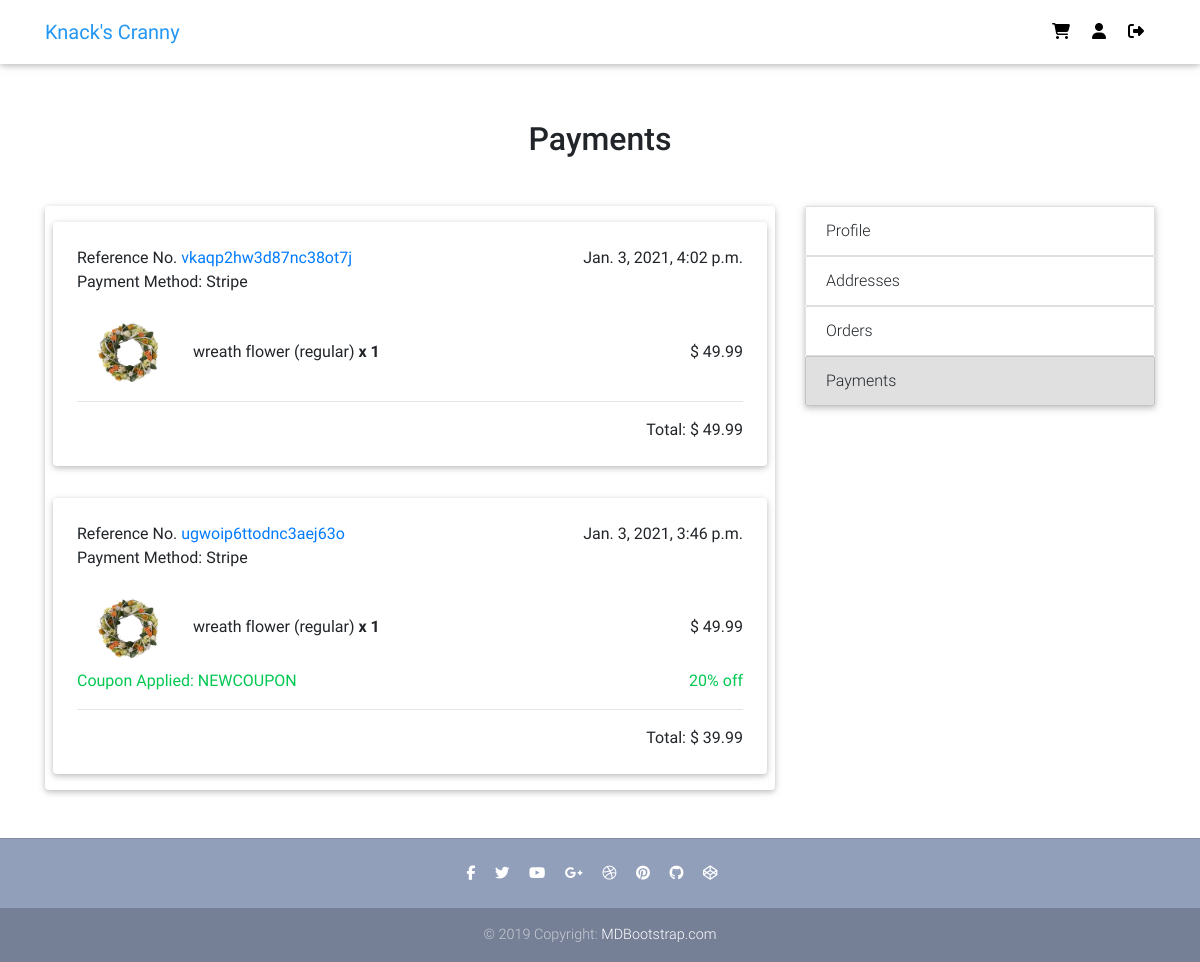
Page /payments/ (signed in) on the committed database.
### ecommerce/models.py (models this page shows, shortened)
class Order(models.Model):
    customer = models.ForeignKey(Customer, on_delete=models.SET_NULL, blank=True, null=True)
    reference_code = models.CharField(max_length=20, blank=True, null=True)
    shipping_address = models.ForeignKey(Address, related_name='shipping_address',
        on_delete=models.SET_NULL, blank=True, null=True)
    billing_address = models.ForeignKey(Address, related_name='billing_address',
        on_delete=models.SET_NULL, blank=True, null=True)
    payment = models.ForeignKey(Payment, on_delete=models.SET_NULL, blank=True, null=True)
    coupon = models.ForeignKey(Coupon, on_delete=models.SET_NULL, blank=True, null=True)
    date_added = models.DateTimeField(default=timezone.now)
    is_ordered = models.BooleanField(default=False)
    ordered_date = models.DateTimeField(blank=True, null=True)
    date_updated = models.DateTimeField(default=timezone.now)
    @property
    def get_ordered_cart_total(self):
        order_items = self.orderitem_set.all()
        total = sum([item.get_ordered_total for item in order_items])
        if self.coupon:
            if self.coupon.fixed_amount:
                total -= self.coupon.fixed_amount
            elif self.coupon.percent_value:
                total = round(total - (total * (self.coupon.percent_value / 100)),2)
        return total
    @property
    def get_cart_items(self):
        order_items = self.orderitem_set.all()
        total = sum([item.quantity for item in order_items])
        return total
    @property
    def get_discount(self):
        if self.coupon.fixed_amount:
            return '-$'+str(self.coupon.fixed_amount)
        elif self.coupon.percent_value:
            return str(round(self.coupon.percent_value,0))+'% off'

class OrderItem(models.Model):
    item = models.ForeignKey(Variation, on_delete=models.SET_NULL, blank=True, null=True)
    order = models.ForeignKey(Order, on_delete=models.SET_NULL, blank=True, null=True)
    ordered_item_price = models.DecimalField(max_digits=6, decimal_places=2, null=True, blank=True)
    quantity = models.IntegerField(default=0, blank=True, null=True)
    date_added = models.DateTimeField(default=timezone.now)
    @property
    def get_ordered_total(self):
        if self.ordered_item_price:
            total = self.ordered_item_price * self.quantity # 4.TODO remove the conditional if db is reloaded
        else:
            total = 0
        return total

### payment/models.py (models this page shows, shortened)
class Payment(models.Model):
    customer = models.ForeignKey(Customer, on_delete=models.SET_NULL, blank=True, null=True)
    charge_id = models.CharField(max_length=50)
    amount = models.DecimalField(max_digits=6, decimal_places=2)
    payment_method = models.CharField(max_length=1, choices=PAYMENT_METHOD)
    date_added = models.DateTimeField(default=timezone.now)

class Coupon(models.Model):
    code = models.CharField(max_length=20)
    fixed_amount = models.DecimalField(max_digits=4, decimal_places=2, blank=True, null=True)
    percent_value = models.DecimalField(max_digits=4, decimal_places=2, blank=True, null=True)
    quantity = models.IntegerField(blank=True, null=True)
    date_added = models.DateTimeField(default=timezone.now)
    date_updated = models.DateTimeField(default=timezone.now)
    date_expiration = models.DateTimeField(blank=True, null=True)
    def __str__(self):
        return self.code[:10]

### items/models.py (models this page shows, shortened)
class Variation(models.Model):
    item = models.ForeignKey(Item, on_delete=models.CASCADE)
    name = models.CharField(max_length=100, default='regular')
    alias = models.CharField(max_length=150, blank=True, unique=True)
    price = models.DecimalField(max_digits=6, decimal_places=2, null=True, blank=True)
    price_discount = models.DecimalField(max_digits=6, decimal_places=2, null=True, blank=True)
    description = models.TextField(null=True, blank=True)
    inventory = models.PositiveIntegerField(default=0, blank=True)
    item_label = models.CharField(max_length=2, choices=ITEM_LABELS)
    active = models.BooleanField(default=True)
    date_added = models.DateTimeField(default=timezone.now)
    date_updated = models.DateTimeField(default=timezone.now)

class VariationImage(models.Model):
    variation = models.ForeignKey(Variation, on_delete=models.CASCADE)
    name = models.CharField(max_length=100, default='default')
    alias = models.CharField(max_length=150, blank=True, unique=True)
    image = image = models.ImageField(default=f'default_variation.png',
        upload_to='item_variation_pics')
    date_added = models.DateTimeField(default=timezone.now)
    date_updated = models.DateTimeField(default=timezone.now)
    def image_tag(self):
        '''display the image in admin panel'''
        return mark_safe('<img src="/media/%s" width="150" />' % (self.image))
    image_tag.short_description = 'Image'

class Item(models.Model):
    category = models.ForeignKey(Category, on_delete=models.SET_NULL, null=True, blank=True)
    name = models.CharField(max_length=100, unique=True)
    description = models.TextField()
    price = models.DecimalField(max_digits=6, decimal_places=2)
    price_discount = models.DecimalField(max_digits=6, decimal_places=2, null=True, blank=True)
    item_label = models.CharField(max_length=2, choices=ITEM_LABELS, default='NA')
    date_added = models.DateTimeField(default=timezone.now)
    date_updated = models.DateTimeField(default=timezone.now)
    image = models.ImageField(default=f'default.png', upload_to='item_pics')
    def image_tag(self):
        '''display the image in admin panel'''
        return mark_safe('<img src="/media/%s" width="100" />' % (self.image))
    image_tag.short_description = 'Image'

### users/views.py (the view)
# urls.py: path('payments/', views.payments, name='payments'),
@login_required
def payments(request):
    customer = Customer.objects.filter(user=request.user).first()
    orders = Order.objects.filter(customer=customer, is_ordered=True).order_by('-ordered_date')
    page_obj = paginate(request, orders)
    if request.method == 'GET':
        context = {
          'page_obj': page_obj,
        }
        return render(request, 'users/payments.html', context)

### ecommerce/templatetags/cart_items_count.py (called while the page is built)
@register.filter
def cart_items_count(request):
    customer = query_customer(request)
    order = Order.objects.filter(customer=customer, is_ordered=False)
    if order.exists():
        return order.first().get_cart_items
    return None

### ecommerce/views.py (called while the page is built)
def query_customer(request):
    if request.user.is_authenticated:
        return Customer.objects.filter(user=request.user).first()
    else:
        return get_session(request)

def paginate(request, items):
    paginator = Paginator(items, 8)
    page_number = request.GET.get('page')
    print('paginator is called')
    return paginator.get_page(page_number)

### users/templates/users/payments.html (shortened to what this page needs)
{% extends "ecommerce/base.html" %}
{% load crispy_forms_tags %}
{% block content %}
<main class="mt-5 pt-4">
  <div class="container fadeIn">
    <h2 class="my-5 h2 text-center">Payments</h2>
    <div class="row">
      <div class="col-md-8 mb-4">
        <div class="card">
          {% for order in page_obj %}
          <div class="card mx-2 my-3">
            <div class="px-4 py-4">
              <div class="row">
                <div class="col-md-6">
                  Reference No. <a id="{{ order.reference_code}}" class="anchor" href="/orders/#{{ order.reference_code }}">{{ order.reference_code}}</a>
                </div>
                <div class="col-md-6 text-right">
                  <span>{{ order.ordered_date }}</span>
                </div>
              </div>
              <div class="row">
                <div class="col-md-12">
                  Payment Method: {{ order.payment.get_payment_method_display }}
                </div>
              </div>
              {% for item in order.orderitem_set.all %}
              <div class="row pt-4 align-items-center">
                <div class="col-md-2">
                  <a href="{% url 'ecommerce:item' item.item.item.id item.item.name %}" class="item-label">
                    <img style="width:100px" src="{{ item.item.variationimage_set.first.image.url }}">
                  </a>
                </div>
                <div class="col-md-5">
                  <a href="{% url 'ecommerce:item' item.item.item.id item.item.name %}" class="item-label">
                    {{ item.item.item.name }} ({{ item.item.name }}) <strong>x {{ item.quantity }}</strong>
                  </a>
                </div>
                <div class="col-md-3 offset-md-2 text-right">
                  $ {{ item.get_ordered_total }}
                </div>
              </div>
              {% endfor %}
              {% if order.coupon %}
              <div class="row mt-2 text-success">
                <div class="col-md-6">
                  Coupon Applied: {{ order.coupon }}
                </div>
                <div class="col-md-6 text-right">
                  {{ order.get_discount }}
                </div>
              </div>
              {% endif %}
              <hr>
              <div class="row">
                <div class="col-md-12 text-right">
                  Total: $ {{ order.get_ordered_cart_total }}
                </div>
              </div>
            </div>
          </div>
          {% endfor %}
        </div>
      </div>
      <div class="col-md-4 mb-4">
        <ul class="list-group mb-3 z-depth-1">
          <a href="{% url 'users:profile' %}">
            <li class="list-group-item d-flex justify-content-between">Profile</li>
          </a>
          <a href="{% url 'users:addresses' %}">
            <li class="list-group-item d-flex justify-content-between">Addresses</li>
          </a>
          <a href="{% url 'users:orders' %}">
            <li class="list-group-item d-flex justify-content-between">Orders</li>
          </a>
          <a href="{% url 'users:payments' %}">
            <li class="list-group-item d-flex justify-content-between bg-light">Payments</li>
          </a>
        </ul>
      </div>
    </div>
  </div>
</main>
{% endblock content %}

### ecommerce/static/ecommerce/css/style.css (style rules this page uses)
.anchor { position: relative; padding-top: 100px; }
a .list-group-item, .item-label, .item-label:hover { color: #212529; text-decoration: inherit; }

### rows in the picture
Order: reference_code "vkaqp2hw3d87nc38ot7j", ordered_date "Jan. 3, 2021, 4:02 p.m.", payment.payment_method "Stripe", get_ordered_cart_total "49.99"
OrderItem: item.variationimage_set.first.image (picture), item.item.name "wreath flower", item.name "regular", quantity "1", get_ordered_total "49.99"
Order: reference_code "ugwoip6ttodnc3aej63o", ordered_date "Jan. 3, 2021, 3:46 p.m.", payment.payment_method "Stripe", coupon "NEWCOUPON", get_discount "20% off", get_ordered_cart_total "39.99"
OrderItem: item.variationimage_set.first.image (picture), item.item.name "wreath flower", item.name "regular", quantity "1", get_ordered_total "49.99"
